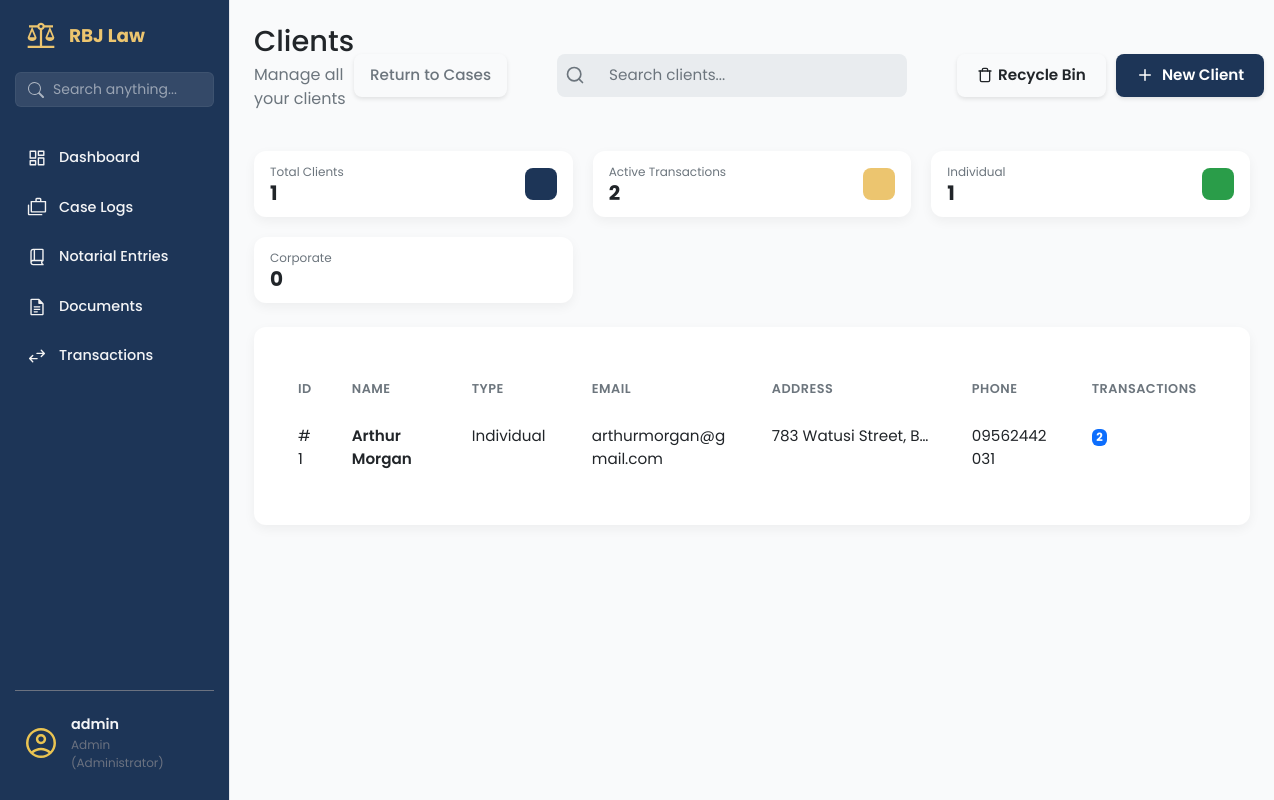
The page /clients/ (signed in) on the database its author committed.
### app/models/user_model.py (models this page shows, shortened)
class User(UserMixin, db.Model):
    __tablename__ = 'users'
    id = db.Column(db.Integer, primary_key=True)
    username = db.Column(db.String(80), unique=True, nullable=False, index=True)
    email = db.Column(db.String(120), unique=True, nullable=False)
    password_hash = db.Column(db.String(128), nullable=False)
    contact_number = db.Column(db.String(20), nullable=True)
    role = db.Column(db.String(50), default='attorney', nullable=False)
    is_active = db.Column(db.Boolean, default=True, nullable=False)
    is_admin = db.Column(db.Boolean, default=False, nullable=False)
    created_at = db.Column(db.DateTime, default=datetime.utcnow)
    updated_at = db.Column(db.DateTime, default=datetime.utcnow, onupdate=datetime.utcnow)

### app/models/client_mdl.py (models this page shows, shortened)
class Client(db.Model, SoftDeleteMixin):
    __tablename__ = 'clients'
    id = db.Column(db.Integer, primary_key=True)
    client_first_name = db.Column(db.String(100), nullable=False)
    client_last_name = db.Column(db.String(100), nullable=False)
    client_address = db.Column(db.String(255), nullable=False)
    client_email = db.Column(db.String(120), nullable=False, unique=True)
    client_phone = db.Column(db.String(50))
    client_role = db.Column(db.String(50))
    notes = db.Column(db.Text)
    is_active = db.Column(db.Boolean, default=True, nullable=False)
    deleted_at = db.Column(db.DateTime, nullable=True)
    @property
    def full_name(self):
        return f"{self.client_first_name} {self.client_last_name}"

### app/routes/clients_routes.py (the view)
@clients_bp.route('/')
@login_required
def clients_page():
    clients = Client.query.filter_by(is_active=True).all()
    return render_template('clients_page.html', clients=clients)

### app/templates/clients_page.html (shortened to what this page needs)
{% extends "base.html" %}
{% block content %}
<main class="dashboard-content">
    <header class="dashboard-header">
        <div>
            <h1>Clients </h1>
            <p>Manage all your clients</p>
        </div>
        <div class="dashboard-actions"
            style="display: flex; justify-content: space-between; flex-shrink: 0; gap: 50px;">
            <a href="{{ url_for('case.list_cases') }}" class="btn btn-outline-secondary d-flex align-items-center"
                style="gap: 8px; padding: 10px 16px; font-weight: 500;">
                Return to Cases
            </a>
            <div class="search-bar">
                <svg class="search-bar__icon" xmlns="http://www.w3.org/2000/svg" width="20" height="20"
                    viewBox="0 0 24 24" fill="none" stroke="currentColor" stroke-width="2" stroke-linecap="round"
                    stroke-linejoin="round">
                    <circle cx="11" cy="11" r="8"></circle>
                    <line x1="21" y1="21" x2="16.65" y2="16.65"></line>
                </svg>
                <input class="search-bar__input" type="text" placeholder="Search clients...">
            </div>
            <div style="display: flex; gap: 10px; align-items: center;">
                <a href="{{ url_for('clients.recycle_bin') }}" class="btn btn-outline"
                    style="display: flex; align-items: center; gap: 5px;">
                    Recycle Bin
                </a>
                <a href="{{ url_for('clients.new_client_form') }}" class="btn btn-primary">
                    <svg class="btn-icon-left" xmlns="http://www.w3.org/2000/svg" viewBox="0 0 24 24" fill="none"
                        stroke="currentColor" stroke-width="2" stroke-linecap="round" stroke-linejoin="round" width="20"
                        height="20">
                        <line x1="12" y1="5" x2="12" y2="19"></line>
                        <line x1="5" y1="12" x2="19" y2="12"></line>
                    </svg>
                    New Client
                </a>
            </div>
        </div>
    </header>
    <section class="dashboard-cards">
        <div class="data-card data-card--sm">
            <div class="data-card__info">
                <span class="data-card__title">Total Clients</span>
                <span class="data-card__value">{{ clients|length }}</span>
            </div>
            <div class="data-card__icon data-card__icon--blue"></div>
        </div>
        <div class="data-card data-card--sm">
            <div class="data-card__info">
                <span class="data-card__title">Active Transactions</span>
                <span class="data-card__value">
                    {% set total_transactions = [] %}
                    {{ total_transactions|length }}
                </span>
            </div>
            <div class="data-card__icon data-card__icon--gold"></div>
        </div>
        <div class="data-card data-card--sm">
            <div class="data-card__info">
                <span class="data-card__title">Individual</span>
                <span class="data-card__value">
                    {% set individual_count = [] %}
                    {{ individual_count|length }}
                </span>
            </div>
            <div class="data-card__icon data-card__icon--green"></div>
        </div>
        <div class="data-card data-card--sm">
            <div class="data-card__info">
                <span class="data-card__title">Corporate</span>
                <span class="data-card__value">
                    {% set corporate_count = [] %}
                    {{ corporate_count|length }}
                </span>
            </div>
            <div class="data-card__icon data-card__icon--purple"></div>
        </div>
    </section>
    <section class="dashboard-panels-bottom dashboard-panels-bottom--single">
        <div class="panel-card" style="width: 100%;">
            <div class="table-wrapper panel-card__body">
                <table class="table client-table">
                    <colgroup>
                        <col class="short">
                        <col class="medium">
                        <col class="medium">
                        <col class="long">
                        <col class="long">
                        <col class="medium">
                        <col class="short">
                        <col class="actions">
                    </colgroup>
                    <thead>
                        <tr>
                            <th data-sort-key="id">ID</th>
                            <th data-sort-key="name">Name</th>
                            <th data-sort-key="type">Type</th>
                            <th data-sort-key="email">Email</th>
                            <th data-sort-key="address">Address</th>
                            <th data-sort-key="phone">Phone</th>
                            <th data-sort-key="transactions">Transactions</th>
                            <th>Actions</th>
                        </tr>
                    </thead>
                    <tbody>
                        {% for client in clients %}
                        <tr>
                            <td>#{{ client.id }}</td>
                            <td>
                                <a href="#" class="table-link">{{ client.full_name }}</a>
                            </td>
                            <td>{{ client.client_role or 'Individual' }}</td>
                            <td>{{ client.client_email }}</td>
                            <td class="address-cell">
                                <span class="address-text" title="{{ client.client_address }}">
                                    {{ client.client_address }}
                                </span>
                            </td>
                            <td>{{ client.client_phone or 'N/A' }}</td>
                            <td>
                                <span class="badge bg-primary">{{ client.transaction_items|length }}</span>
                            </td>
                            <td>
                            </td>
                        </tr>
                        {% endfor %}
                    </tbody>
                </table>
            </div>
        </div>
    </section>
</main>
{% endblock content %}

### app/templates/base.html (shortened to what this page needs)
<!DOCTYPE html>
<html lang="en">
<head>
    <link rel="stylesheet" href="{{ url_for('static', filename='vendor/bootstrap/css/bootstrap.min.css') }}">
    <link rel="stylesheet" href="{{ url_for('static', filename='css/main.css') }}">
    <link rel="stylesheet" href="{{ url_for('static', filename='css/sidebar.css') }}">
</head>
<body>
    <aside class="sidebar">
        <div class="sidebar-header">
            <img src="{{ url_for('static', filename='img/scales-of-justice.svg') }}" alt="logo" class="logo-img">
            <h2>RBJ Law</h2>
        </div>
        <div class="sidebar-search">
            <form action="{{ url_for('search.search_page') }}" method="GET">
                <div class="input-group">
                    <span class="input-group-text bg-transparent border-0 pe-0">
                    </span>
                    <input type="text" name="q" class="form-control" placeholder="Search anything..."
                        aria-label="Search" value="{{ request.args.get('q', '') }}">
                </div>
            </form>
        </div>
        <ul class="sidebar-links">
            <li>
                <a href="{{ url_for('dashboard.dashboard_page') }}"
                    class="{{ 'active' if 'dashboard' in request.endpoint else '' }}">
                    <span class="icon-wrapper"><img src="{{ url_for('static', filename='img/dashboard.svg') }}"
                            alt=""></span>
                    Dashboard
                </a>
            </li>
            {% if current_user.is_authenticated and (current_user.is_admin or current_user.role == 'admin') %}
            <li>
                <a href="{{ url_for('case.list_cases') }}" class="{{ 'active' if 'case' in request.endpoint else '' }}">
                    <span class="icon-wrapper"><img src="{{ url_for('static', filename='img/cases.svg') }}"
                            alt=""></span>
                    Case Logs
                </a>
            </li>
            {% endif %}
            {% if current_user.is_authenticated and current_user.role in ['admin', 'staff'] %}
            <li>
                <a href="{{ url_for('notarial_entries.notarial_entries_page') }}"
                    class="{{ 'active' if 'notarial' in request.endpoint else '' }}">
                    <span class="icon-wrapper"><img src="{{ url_for('static', filename='img/book.svg') }}"
                            alt=""></span>
                    Notarial Entries
                </a>
            </li>
            {% endif %}
            {% if current_user.is_authenticated and current_user.role in ['admin', 'staff'] %}
            <li>
                <a href="{{ url_for('documents.documents_page') }}"
                    class="{{ 'active' if 'documents' in request.endpoint else '' }}">
                    <span class="icon-wrapper"><img src="{{ url_for('static', filename='img/documents.svg') }}"
                            alt=""></span>
                    Documents
                </a>
            </li>
            {% endif %}
            {% if current_user.is_authenticated and current_user.role in ['admin', 'staff'] %}
            <li>
                <a href="{{ url_for('transaction.transactions_page') }}"
                    class="{{ 'active' if 'transaction' in request.endpoint else '' }}">
                    <span class="icon-wrapper"><img src="{{ url_for('static', filename='img/transaction.svg') }}"
                            alt=""></span>
                    Transactions
                </a>
            </li>
            {% endif %}
        </ul>
        <div class="sidebar-footer">
            <button class="avatar-btn" id="avatarBtn">
                <img src="{{ url_for('static', filename='img/avatar.svg') }}" alt="User Avatar">
                <div class="user-info">
                    <span class="user-name">
                        {{ current_user.username }}
                    </span>
                    <span class="user-role">
                        {{ current_user.role|title }}
                        {% if current_user.is_admin %} (Administrator){% endif %}
                    </span>
                </div>
            </button>
        </div>
    </aside>
    <div class="page-container">
        {% block content %}
        {% endblock %}
    </div>
</body>
</html>

### rows shown on the page
User: username "admin", role "Admin"
Client: id "1", full_name "Arthur Morgan", client_role "Individual", client_email "arthurmorgan@gmail.com", client_address "783 Watusi Street, B…", client_phone "09562442031", transaction_items|length "2"

### other values the page prints
{{ clients|length }} "1"
{{ total_transactions|length }} "2"
{{ individual_count|length }} "1"
{{ corporate_count|length }} "0"
